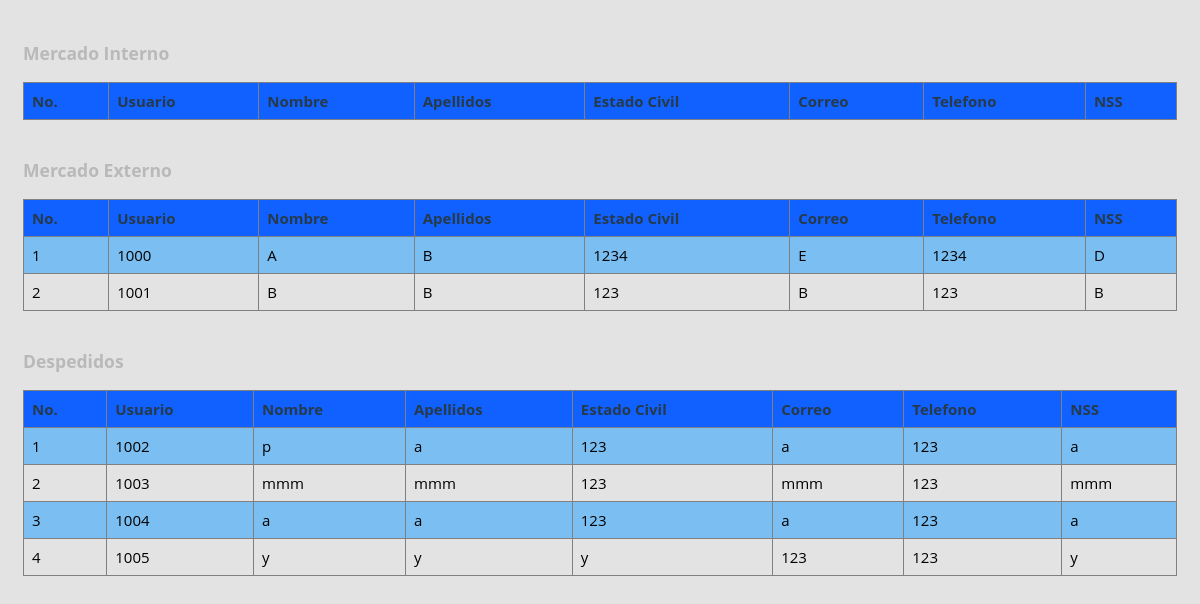
Page /reclutamiento-master/administrador/mercado/ver_mercado.php (signed in) on the committed database.
### tables this page shows
CREATE TABLE `employees` (
  `empfullname` varchar(50) NOT NULL DEFAULT '',
  `employee_passwd` varchar(25) NOT NULL DEFAULT '',
  `apellidos` varchar(75) NOT NULL DEFAULT '',
  `employid` bigint(255) NOT NULL,
  `edociv` varchar(50) DEFAULT NULL,
  `sexo` varchar(10) DEFAULT NULL,
  `nss` varchar(20) DEFAULT NULL,
  `email` varchar(75) NOT NULL,
  `telefono` int(50) NOT NULL,
  `tipo` enum('0','1','2','3') NOT NULL,
  `foto` varchar(200) DEFAULT NULL
);

### reclutamiento-master/administrador/mercado/ver_mercado.php (the view, shortened to what this page needs)
<!DOCTYPE html>
<html lang="en">
<head>
    <link rel="stylesheet" type="text/css" href="../../style.css">
</head>
<body>
<?php
    include '../../config.php';
    $conn=mysqli_connect($host,$user,$pass,$name);
    echo"<h3>Mercado Interno</h3>";
    echo "<table border = 1>
    <tr>
        <th>No.</th>
        <th>Usuario</th>
        <th>Nombre</th>
        <th>Apellidos</th>
        <th>Estado Civil</th>
        <th>Correo</th>
        <th>Telefono</th>
        <th>NSS</th>
    </tr>";
    echo "</table>";
    echo"<h3>Mercado Externo</h3>";
    echo "<table border = 1>
    <tr>
        <th>No.</th>
        <th>Usuario</th>
        <th>Nombre</th>
        <th>Apellidos</th>
        <th>Estado Civil</th>
        <th>Correo</th>
        <th>Telefono</th>
        <th>NSS</th>
    </tr>";
    $query = "SELECT * FROM employees where tipo = '0'";
    $c=1;
    $result = mysqli_query($conn, $query);
    while($row = mysqli_fetch_array($result)){
        $email = $row["email"];
        $nombre = $row["empfullname"];
        $apellidos = $row["apellidos"];
        $username = $row["employid"];
        $civ = $row["edociv"];
        $phone = $row["telefono"];
        $nss = $row["nss"];
        echo "<tr>
                <td>$c</td>
                <td>$username</td>
                <td>$nombre</td>
                <td>$apellidos</td>
                <td>$civ</td>
                <td>$email</td>
                <td>$phone</td>
                <td>$nss</td>
            </tr>";
        $c++;
    }
    echo "</table>";
    echo"<h3>Despedidos</h3>";
    echo "<table border = 1>
    <tr>
        <th>No.</th>
        <th>Usuario</th>
        <th>Nombre</th>
        <th>Apellidos</th>
        <th>Estado Civil</th>
        <th>Correo</th>
        <th>Telefono</th>
        <th>NSS</th>
    </tr>";
    $query = "SELECT * FROM employees where tipo = '1'";
    $c=1;
    $result = mysqli_query($conn, $query);
    while($row = mysqli_fetch_array($result)){
        $email = $row["email"];
        $nombre = $row["empfullname"];
        $apellidos = $row["apellidos"];
        $username = $row["employid"];
        $civ = $row["edociv"];
        $phone = $row["telefono"];
        $nss = $row["nss"];
        echo "<tr>
                <td>$c</td>
                <td>$username</td>
                <td>$nombre</td>
                <td>$apellidos</td>
                <td>$civ</td>
                <td>$email</td>
                <td>$phone</td>
                <td>$nss</td>
            </tr>";
        $c++;
    }
    echo "</table>";
?>
</body>
</html>

### reclutamiento-master/style.css (style rules this page uses)
*, *:before, *:after { box-sizing: border-box; }
body { padding: 1em; font-family: 'Open Sans', 'Helvetica Neue', Helvetica, Arial, sans-serif; font-size: 15px; color: #b9b9b9; background-color: #e3e3e3; }
table { border-collapse: collapse; width: 100%; }
th, td , tr { font-family: 'Open Sans', 'Helvetica Neue', Helvetica, Arial, sans-serif; text-align: left; padding: 8px; color : #000 ; }
tr:nth-child(even) { background-color: #7BBFF2 }
th { background-color: #1061FF; color: #263A4A; }

### rows in the picture
employees: employid "1000", empfullname "A", apellidos "B", edociv "1234", email "E", telefono "1234", nss "D"
employees: employid "1001", empfullname "B", apellidos "B", edociv "123", email "B", telefono "123", nss "B"
employees: employid "1002", empfullname "p", apellidos "a", edociv "123", email "a", telefono "123", nss "a"
employees: employid "1003", empfullname "mmm", apellidos "mmm", edociv "123", email "mmm", telefono "123", nss "mmm"
employees: employid "1004", empfullname "a", apellidos "a", edociv "123", email "a", telefono "123", nss "a"
employees: employid "1005", empfullname "y", apellidos "y", edociv "y", email "123", telefono "123", nss "y"
